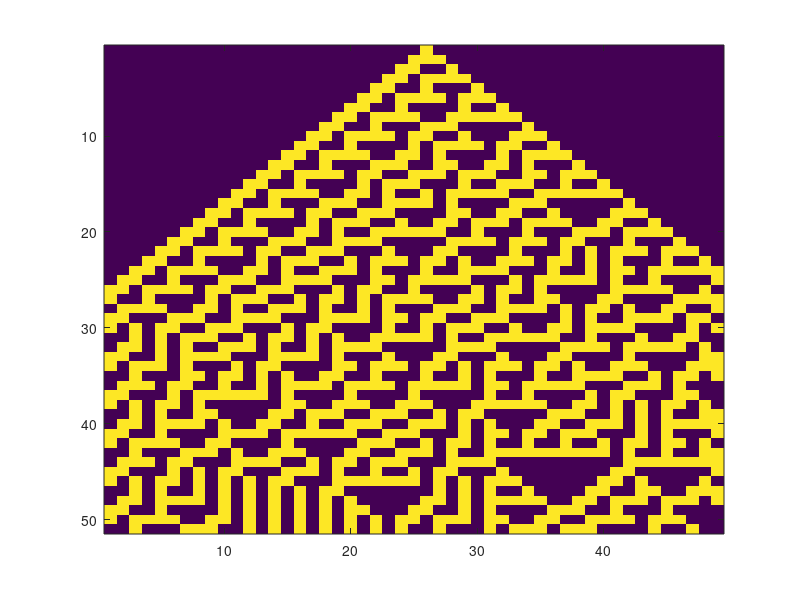

Write the MATLAB code that produced this figure.

for i = 1:49
    tab(i)= 0;
end
tab(26) = 1;
%la relgele 30 = {0,0,0,1,1,1,1,0}
Automate=tab;
    new_tab = zeros(1, length(tab));

    for t=1:50
    for i = 1:length(tab)
        if i == 1
            new_tab(i) = tab(i+1);
        elseif i == length(tab)
            new_tab(i) = tab(i-1);
        else
            left = tab(i-1);
            center = tab(i);
            right = tab(i+1);
            if left == 1 && center == 1 && right == 1
                new_tab(i) = 0;
            elseif left == 1 && center == 1 && right == 0
                new_tab(i) = 0;
            elseif left == 1 && center == 0 && right == 1
                new_tab(i) = 0;
            elseif left == 1 && center == 0 && right == 0
                new_tab(i) = 1;
            elseif left == 0 && center == 1 && right == 1
                new_tab(i) = 1;
            elseif left == 0 && center == 1 && right == 0
                new_tab(i) = 1;
            elseif left == 0 && center == 0 && right == 1
                new_tab(i) = 1;
            elseif left == 0 && center == 0 && right == 0
                new_tab(i) = 0;
            end
        end
       
    end
   
tab=new_tab;

Automate=[Automate;tab];
imagesc(Automate);
    end




